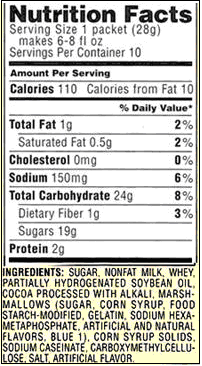
#> input picture images/nutrition.jpg, 202 x 366 px
$ python imageText.py
#> lines starting #> are read from the running program, lines starting #| are printed output that depends on the picture; after the words box and inside, x2 and y2 are one past the last pixel; in counts of white or black regions, pixels touching at a corner belong together
import pytesseract
from PIL import Image


# Load the image
image_path = "images/nutrition.jpg"
image = Image.open(image_path)
#> image is the input picture: PIL image 202x366 P; mean R, G, B 198.6, 198, 191.8

# Preprocess the image
grayscale_image = image.convert("L")
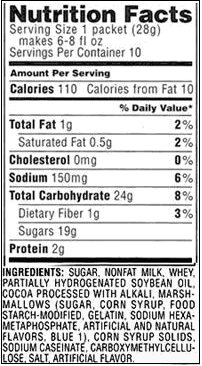
#> grayscale_image: PIL image 202x366 L; min 0, max 255, mean 197.4
threshold_value = 140  # 135 Adjust this value based on the image quality
binary_image = grayscale_image.point(
    lambda x: 0 if x < threshold_value else 255, '1')
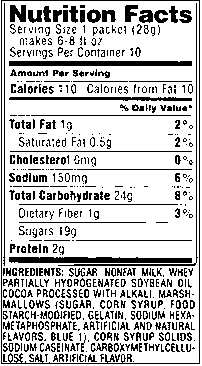
#> binary_image: PIL image 202x366 1; 76.6% white; black in thin lines or dots
resized_image = binary_image.resize((image.width * 2, image.height * 2))
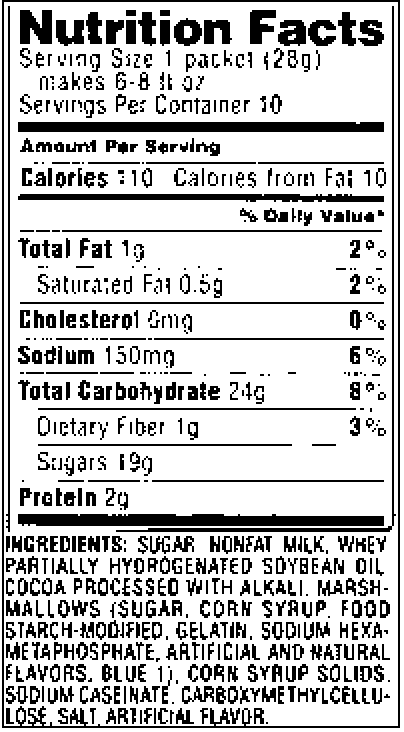
#> resized_image: PIL image 404x732 1; 76.6% white; 639 black regions (107 under 20 px), largest, box (x1, y1, x2, y2) and area: (2, 0, 400, 728) 5168, (18, 514, 384, 526) 4000, (18, 122, 384, 132) 3652

# Perform OCR using PyTesseract
# Correctly specifying the Page Segmentation Mode (PSM) as an argument
#> (the run stopped early here; a loop or call above may not have finished)
